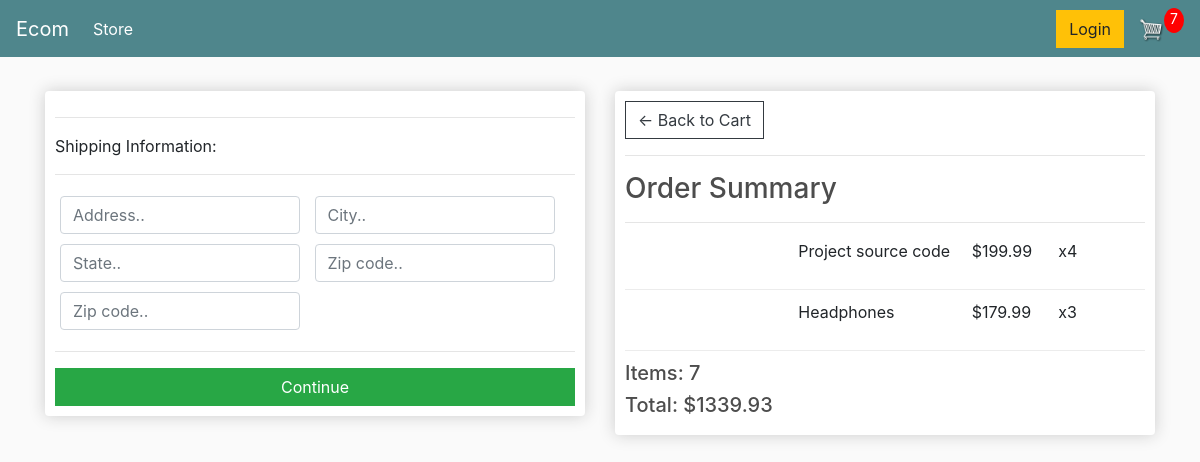
Screenshot of /checkout/ (signed in) with the database file from the repository.
### store/models.py (models this page shows, shortened)
class OrderItem(models.Model):
    product = models.ForeignKey(Product,on_delete=models.SET_NULL,null=True)
    order = models.ForeignKey(Order, on_delete=models.SET_NULL, null=True)
    quantity = models.IntegerField(default=0,null=True,blank=True)
    date_added = models.DateTimeField(auto_now_add=True)
    @property
    def get_total(self):
        total = self.product.price * self.quantity
        return total

class Product(models.Model):
    name = models.CharField(max_length=200,null=True)
    price = models.DecimalField(max_digits=5,decimal_places=2)
    digital = models.BooleanField(default=False,null=True,blank=False)
    image = models.ImageField(null=True,blank=True)

class Order(models.Model):
    customer = models.ForeignKey(Customer,on_delete=models.SET_NULL,null=True,blank=True)
    date_ordered = models.DateTimeField(auto_now_add=True)
    complete = models.BooleanField(default=False,null=True,blank=False)
    transaction_id = models.CharField(max_length=200,null=True)
    @property
    def shipping(self):
        shipping = False
        orderitems = self.orderitem_set.all()
        for i in orderitems:
            if i.product.digital == False:
                shipping = True
        return shipping
    @property
    def get_cart_total(self):
        orderitems = self.orderitem_set.all()
        total = sum([item.get_total for item in orderitems])
        return total
    @property
    def get_cart_items(self):
        orderitems = self.orderitem_set.all()
        total = sum([item.quantity for item in orderitems])
        return total

### store/views.py (the view)
# urls.py: path('checkout/', views.checkout, name='checkout'),
def checkout(request):
    if request.user.is_authenticated:
        customer = request.user.customer
        order, created = Order.objects.get_or_create(customer=customer, complete=False)
        items = order.orderitem_set.all()
        cartItems = order.get_cart_items
    else:
        order = {'get_cart_total': 0, 'get_cart_items': 0}
        items = []
        cartItems = order['get_cart_items']
    context = {'items': items, 'order': order, 'cartItems':cartItems, 'shipping': False}
    return render(request, 'store/checkout.html', context)

### store/templates/store/checkout.html (shortened to what this page needs)
{% extends 'store/main.html' %}
{% load static %}
{% block content %}
     <div class="row">
		<div class="col-lg-6">
			<div class="box-element" id="form-wrapper">
				<form id="form">
					<div id="shipping-info">
						<hr>
						<p>Shipping Information:</p>
						<hr>
						<div class="form-field">
							<input class="form-control" type="text" name="address" placeholder="Address..">
						</div>
						<div class="form-field">
							<input class="form-control" type="text" name="city" placeholder="City..">
						</div>
						<div class="form-field">
							<input class="form-control" type="text" name="state" placeholder="State..">
						</div>
						<div class="form-field">
							<input class="form-control" type="text" name="zipcode" placeholder="Zip code..">
						</div>
						<div class="form-field">
							<input class="form-control" type="text" name="country" placeholder="Zip code..">
						</div>
					</div>
					<hr>
					<input id="form-button" class="btn btn-success btn-block" type="submit" value="Continue">
				</form>
			</div>
			<br>
		</div>
		<div class="col-lg-6">
			<div class="box-element">
				<a  class="btn btn-outline-dark" href="{% url 'cart' %}">&#x2190; Back to Cart</a>
				<hr>
				<h3>Order Summary</h3>
				<hr>
				{% for item in items %}
				<div class="cart-row">
					<div style="flex:2"><img class="row-image" src="{{item.product.imageURL}}"></div>
					<div style="flex:2"><p>{{item.product.name}}</p></div>
					<div style="flex:1"><p>${{item.product.price}}</p></div>
					<div style="flex:1"><p>x{{item.quantity}}</p></div>
				</div>
				{% endfor %}
				<h5>Items:   {{order.get_cart_items}}</h5>
				<h5>Total:   ${{order.get_cart_total}}</h5>
			</div>
		</div>
	</div>
{% endblock content %}

### static/css/main.css (style rules this page uses)
body { background-color: hsl(0, 0%, 98%); }
h1,h2,h3,h4,h5,h6 { color:hsl(0, 0%, 30%); }
.box-element { box-shadow:hsl(0, 0%, 80%) 0 0 16px; background-color: #fff; border-radius: 4px; padding: 10px; }
.col-lg-4, .col-lg-6, .col-lg-8, .col-lg-12 { margin-top: 10px; }
.btn { border-radius: 0; }
.form-field { width:250px; display: inline-block; padding: 5px; }
.cart-row { display: flex; align-items: flex-stretch; padding-bottom: 10px; margin-bottom: 10px; border-bottom: 1px solid #ececec; }

### rows the page displays
OrderItem: product.name "Project source code", product.price "199.99", quantity "4"
OrderItem: product.name "Headphones", product.price "179.99", quantity "3"
Order: get_cart_items "7", get_cart_total "1339.93"

### other values shown
{{ cartItems }} "7"
